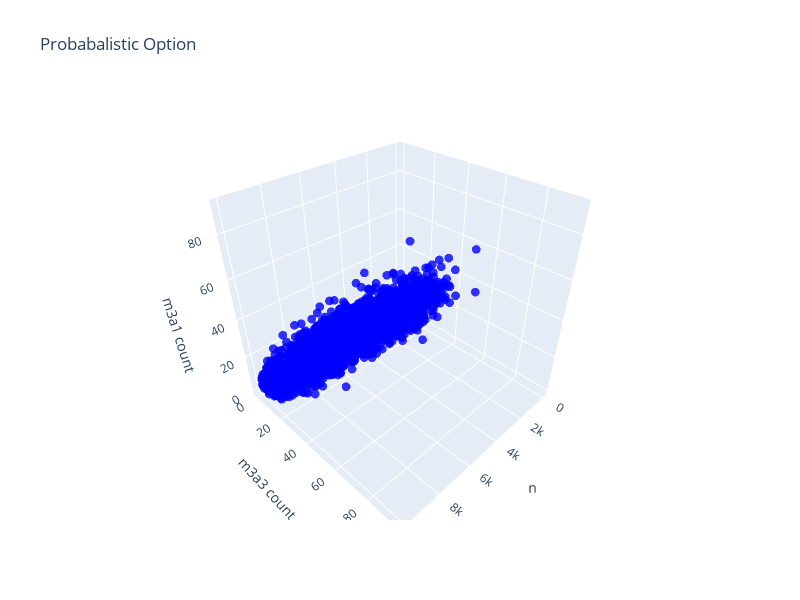

The code cell stored with this chart in its notebook:
### Code cell
probability_option = cc.create_probabilistic_options(.5);
graphing.graph_options(10000, [probability_option], point_builder, ['grean'], 'n', 'm3a3 count', 'm3a1 count', title='Probabalistic Options')

### Figure 1 — Plotly figure (JSON) as saved in the notebook; plotly's stock layout.template omitted (floating-point values rounded to 4 significant figures; data arrays with more than 128 entries replaced by an {"elided": "..."} marker saying what was removed)
{"data": [{"hoverinfo": "text", "marker": {"color": {"elided": "9999 str values"}, "opacity": 0.8, "size": 3}, "mode": "markers", "text": {"elided": "9999 str values"}, "type": "scatter3d", "x": {"elided": "9999 int values"}, "y": {"elided": "9999 int values"}, "z": {"elided": "9999 int values"}}], "layout": {"height": 600, "scene": {"xaxis": {"title": {"text": "n"}}, "yaxis": {"title": {"text": "m3a3 count"}}, "zaxis": {"title": {"text": "m3a1 count"}}}, "title": {"text": "Probabalistic Option"}, "width": 800}}
